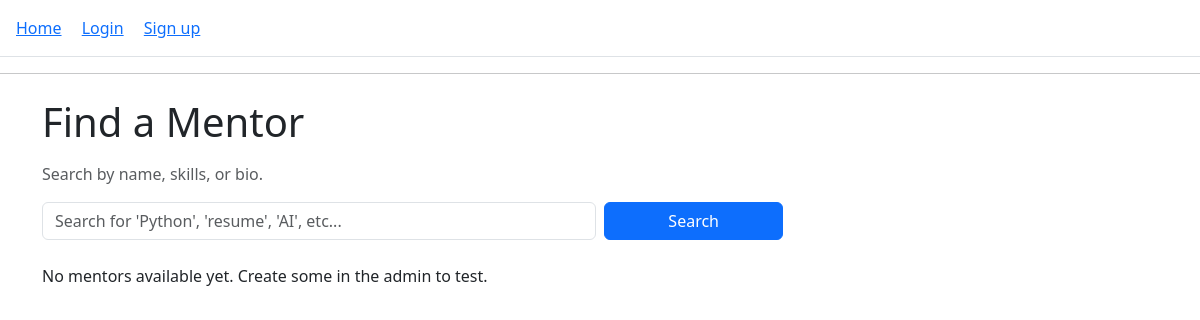
Before: /mentors/ with the older database file.
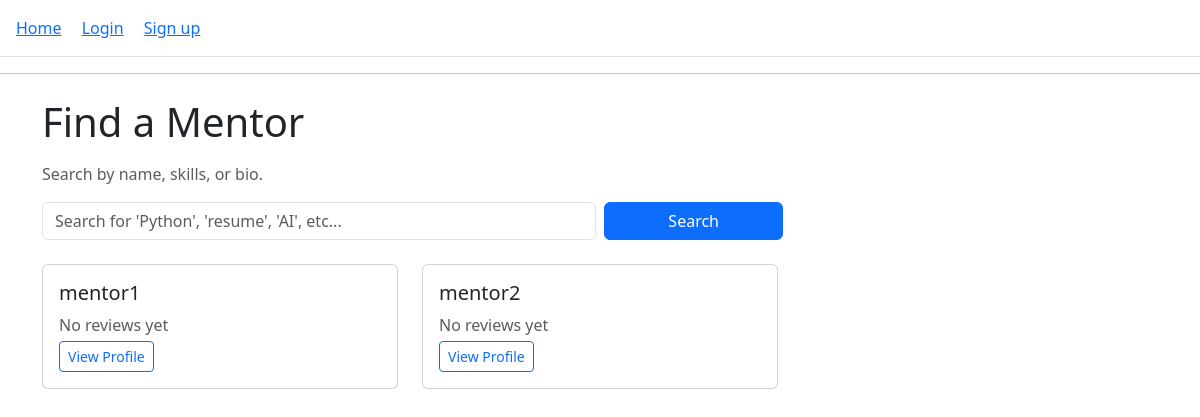
After: the same page with the newer database file.
### core/models.py (models this page shows, shortened)
class Profile(models.Model):
    ROLE_CHOICES = [
        ("MENTOR", "Mentor"),
        ("MENTEE", "Mentee"),
    ]
    user = models.OneToOneField(
        settings.AUTH_USER_MODEL,
        on_delete=models.CASCADE,
        related_name="profile",
    )
    role = models.CharField(max_length=10, choices=ROLE_CHOICES)
    bio = models.TextField(blank=True)
    skills = models.CharField(
        max_length=255,
        blank=True,
        help_text="Comma-separated skills, e.g. Python, Data Science, Resume Review",
    )
    hourly_rate = models.DecimalField(
        max_digits=6,
        decimal_places=2,
        null=True,
        blank=True,
        help_text="Only for mentors",
    )
    photo = models.ImageField(
        upload_to="profiles/",
        blank=True,
        null=True,
    )

### core/views.py (the view)
# urls.py: path("mentors/", views.mentor_list, name="mentor_list"),  # mentor list
def mentor_list(request):
    query = request.GET.get("q", "").strip()
    mentors = Profile.objects.filter(role="MENTOR")
    if query:
        mentors = mentors.filter(
            Q(user__username__icontains=query) |
            Q(bio__icontains=query) |
            Q(skills__icontains=query)
        )
    mentors = mentors.annotate(
        avg_rating=Avg("sessions_as_mentor__review__rating")
    )
    context = {
        "mentors": mentors,
        "query": query,
    }
    return render(request, "core/mentor_list.html", context)

### templates/core/mentor_list.html (shortened to what this page needs)
{% extends "base.html" %}
{% block content %}
<div class="container mt-4">
    <h1 class="mb-3">Find a Mentor</h1>
    <p class="text-muted">Search by name, skills, or bio.</p>
    <form method="get" class="row g-2 mb-4">
        <div class="col-sm-8 col-md-6">
            <input
                type="text"
                name="q"
                value="{{ query }}"
                class="form-control"
                placeholder="Search for 'Python', 'resume', 'AI', etc..."
            >
        </div>
        <div class="col-sm-4 col-md-2">
            <button type="submit" class="btn btn-primary w-100">
                Search
            </button>
        </div>
    </form>
    {% if mentors %}
        <div class="row">
            {% for mentor in mentors %}
                <div class="col-md-4 mb-4">
                    <div class="card h-100">
                        <div class="card-body d-flex flex-column">
                            <h5 class="card-title">
                                {{ mentor.user.username }}
                            </h5>
                            {% if mentor.avg_rating %}
                                <p class="mb-1">
                                    ⭐ {{ mentor.avg_rating|floatformat:1 }} / 5
                                </p>
                            {% else %}
                                <p class="mb-1 text-muted">
                                    No reviews yet
                                </p>
                            {% endif %}
                            <div class="mt-auto">
                                <a
                                href="{% url 'mentor_detail' mentor.id %}"
                                class="btn btn-outline-primary btn-sm me-2"
                                >
                                    View Profile
                                </a>
                            </div>
                        </div>
                        </div>
                    </div>
            {% endfor %}
        </div>
    {% else %}
        {% if query %}
            <p>No mentors found matching "<strong>{{ query }}</strong>".</p>
        {% else %}
            <p>No mentors available yet. Create some in the admin to test.</p>
        {% endif %}
    {% endif %}
</div>
{% endblock %}

### templates/base.html (shortened to what this page needs)
<!DOCTYPE html>
<html lang="en">
<head>
    <link
      href="https://cdn.jsdelivr.net/npm/bootstrap@5.3.3/dist/css/bootstrap.min.css"
      rel="stylesheet">
</head>
<body>
    <header>
        <nav class="p-3 border-bottom">
            {% if user.is_authenticated %}
                <a href="{% url 'dashboard' %}" class="me-3">Home</a>
                <a href="{% url 'my_sessions' %}" class="me-3">My Sessions</a>
                <a href="{% url 'edit_profile' %}" class="me-3">Profile</a>
                <a href="{% url 'inbox' %}" class="me-3">Messages</a>
                {% if user.profile.role == "MENTOR" %}
                    <a href="{% url 'edit_availability' %}" class="me-3">My Availability</a>
                {% endif %}
                <span class="me-3">Logged in as {{ user.username }}</span>
                <a href="{% url 'logout_custom' %}">Logout</a>
            {% else %}
                <a href="{% url 'home' %}" class="me-3">Home</a>
                <a href="{% url 'login' %}" class="me-3">Login</a>
                <a href="{% url 'select_role' %}">Sign up</a>
            {% endif %}
        </nav>
    </header>
    <hr>
    {% block content %}{% endblock %}
</body>
</html>

Changed rows visible on the page:
added Profile: user.username "mentor1", shows "No reviews yet"
added Profile: user.username "mentor2", shows "No reviews yet"
Other visible differences:
text no longer shown: "No mentors available yet. Create some in the admin to test."
